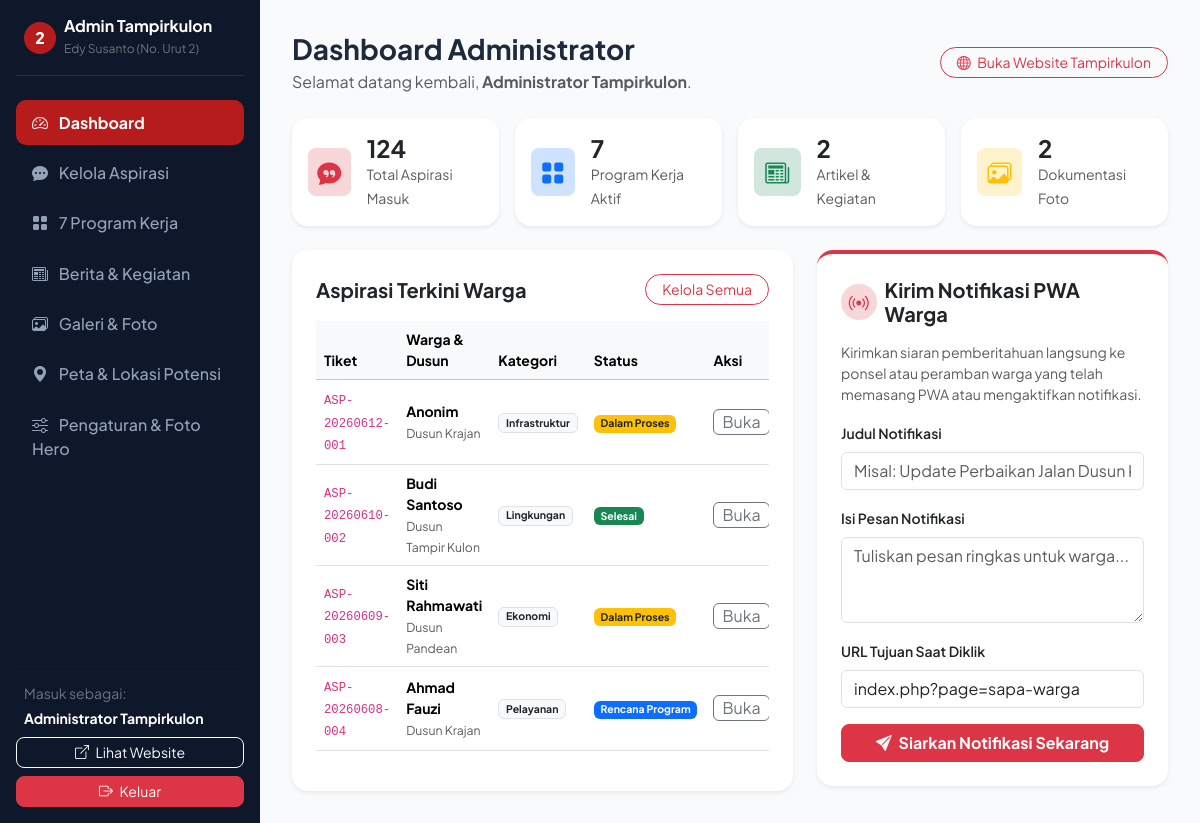
The page /admin/index.php (signed in) on the database its author committed.
### tables this page shows
CREATE TABLE IF NOT EXISTS `aspirasi` (
  `id` INT AUTO_INCREMENT PRIMARY KEY,
  `kode_tiket` VARCHAR(30) NOT NULL UNIQUE,
  `nama_warga` VARCHAR(120) NOT NULL,
  `dusun` VARCHAR(80) NOT NULL,
  `kategori` VARCHAR(60) NOT NULL,
  `isi_aspirasi` TEXT NOT NULL,
  `foto` VARCHAR(255) DEFAULT NULL,
  `is_anonim` TINYINT(1) DEFAULT 0,
  `status` ENUM('Dalam Proses', 'Selesai', 'Rencana Program', 'Menunggu Review') DEFAULT 'Dalam Proses',
  `tanggapan` TEXT DEFAULT NULL,
  `tanggal_tanggapan` DATETIME DEFAULT NULL,
  `ip_address` VARCHAR(45) DEFAULT NULL,
  `created_at` TIMESTAMP DEFAULT CURRENT_TIMESTAMP
);

### includes/functions.php (called while the page is built, shortened)
<?php
function e($string) {
    return htmlspecialchars((string)$string, ENT_QUOTES, 'UTF-8');
}
function get_aspirasi_stats($pdo) {
    try {
        $stmt = $pdo->query("SELECT
            COUNT(*) as total_db,
            SUM(CASE WHEN status = 'Dalam Proses' THEN 1 ELSE 0 END) as proses_db,
            SUM(CASE WHEN status = 'Selesai' THEN 1 ELSE 0 END) as selesai_db,
            SUM(CASE WHEN status = 'Rencana Program' THEN 1 ELSE 0 END) as rencana_db
        FROM aspirasi");
        $row = $stmt->fetch();
        $baseTotal = 124;
        $baseProses = 32;
        $baseSelesai = 87;
        $baseRencana = 5;
        $dbTotal = (int)($row['total_db'] ?? 0);
        $dbProses = (int)($row['proses_db'] ?? 0);
        $dbSelesai = (int)($row['selesai_db'] ?? 0);
        $dbRencana = (int)($row['rencana_db'] ?? 0);
        $newRecords = max(0, $dbTotal - 4);
        return [
            'total' => $baseTotal + $newRecords,
            'dalam_proses' => $baseProses + max(0, $dbProses - 2),
            'selesai' => $baseSelesai + max(0, $dbSelesai - 1),
            'rencana_program' => $baseRencana + max(0, $dbRencana - 1),
        ];
    } catch (Exception $e) {
        return [
            'total' => 124,
            'dalam_proses' => 32,
            'selesai' => 87,
            'rencana_program' => 5
        ];
    }
}

### admin/index.php (the view, shortened to what this page needs)
<?php
require_once __DIR__ . '/header_admin.php';
$stats = get_aspirasi_stats($pdo);
$cntProgram = $pdo->query("SELECT COUNT(*) FROM program")->fetchColumn();
$cntBerita = $pdo->query("SELECT COUNT(*) FROM berita")->fetchColumn();
$cntGaleri = $pdo->query("SELECT COUNT(*) FROM galeri")->fetchColumn();
$recentAspirasi = $pdo->query("SELECT * FROM aspirasi ORDER BY created_at DESC LIMIT 5")->fetchAll();
?>
<div class="d-flex justify-content-between align-items-center mb-4">
  <div>
    <h3 class="fw-bold mb-1">Dashboard Administrator</h3>
    <p class="text-muted mb-0">Selamat datang kembali, <strong><?= e($_SESSION['admin_nama'] ?? 'Admin') ?></strong>.</p>
  </div>
  <a href="../index.php" target="_blank" class="btn btn-outline-danger btn-sm rounded-pill px-3">
    <i class="bi bi-globe me-1"></i> Buka Website Tampirkulon
  </a>
</div>
<div class="row g-3 mb-4">
  <div class="col-sm-6 col-xl-3">
    <div class="card border-0 shadow-sm rounded-4 p-3 bg-white">
      <div class="d-flex align-items-center gap-3">
        <div class="rounded-3 bg-danger-subtle text-danger d-flex align-items-center justify-content-center" style="width: 48px; height: 48px;">
          <i class="bi bi-chat-quote-fill fs-4"></i>
        </div>
        <div>
          <h4 class="fw-bold mb-0"><?= $stats['total'] ?></h4>
          <small class="text-muted">Total Aspirasi Masuk</small>
        </div>
      </div>
    </div>
  </div>
  <div class="col-sm-6 col-xl-3">
    <div class="card border-0 shadow-sm rounded-4 p-3 bg-white">
      <div class="d-flex align-items-center gap-3">
        <div class="rounded-3 bg-primary-subtle text-primary d-flex align-items-center justify-content-center" style="width: 48px; height: 48px;">
          <i class="bi bi-grid-fill fs-4"></i>
        </div>
        <div>
          <h4 class="fw-bold mb-0"><?= $cntProgram ?></h4>
          <small class="text-muted">Program Kerja Aktif</small>
        </div>
      </div>
    </div>
  </div>
  <div class="col-sm-6 col-xl-3">
    <div class="card border-0 shadow-sm rounded-4 p-3 bg-white">
      <div class="d-flex align-items-center gap-3">
        <div class="rounded-3 bg-success-subtle text-success d-flex align-items-center justify-content-center" style="width: 48px; height: 48px;">
          <i class="bi bi-newspaper fs-4"></i>
        </div>
        <div>
          <h4 class="fw-bold mb-0"><?= $cntBerita ?></h4>
          <small class="text-muted">Artikel &amp; Kegiatan</small>
        </div>
      </div>
    </div>
  </div>
  <div class="col-sm-6 col-xl-3">
    <div class="card border-0 shadow-sm rounded-4 p-3 bg-white">
      <div class="d-flex align-items-center gap-3">
        <div class="rounded-3 bg-warning-subtle text-warning d-flex align-items-center justify-content-center" style="width: 48px; height: 48px;">
          <i class="bi bi-images fs-4"></i>
        </div>
        <div>
          <h4 class="fw-bold mb-0"><?= $cntGaleri ?></h4>
          <small class="text-muted">Dokumentasi Foto</small>
        </div>
      </div>
    </div>
  </div>
</div>
<div class="row g-4">
  <div class="col-lg-7">
    <div class="card border-0 shadow-sm rounded-4 p-4 bg-white h-100">
      <div class="d-flex justify-content-between align-items-center mb-3">
        <h5 class="fw-bold mb-0">Aspirasi Terkini Warga</h5>
        <a href="data_aspirasi.php" class="btn btn-sm btn-outline-danger rounded-pill px-3">Kelola Semua</a>
      </div>
      <div class="table-responsive">
        <table class="table table-hover align-middle small">
          <thead class="table-light">
            <tr>
              <th>Tiket</th>
              <th>Warga &amp; Dusun</th>
              <th>Kategori</th>
              <th>Status</th>
              <th>Aksi</th>
            </tr>
          </thead>
          <tbody>
            <?php foreach ($recentAspirasi as $row): ?>
            <tr>
              <td><code><?= e($row['kode_tiket']) ?></code></td>
              <td>
                <strong><?= $row['is_anonim'] ? 'Anonim' : e($row['nama_warga']) ?></strong><br>
                <small class="text-muted"><?= e($row['dusun']) ?></small>
              </td>
              <td><span class="badge bg-light text-dark border"><?= e($row['kategori']) ?></span></td>
              <td>
                <span class="badge <?= $row['status'] === 'Selesai' ? 'bg-success' : ($row['status'] === 'Dalam Proses' ? 'bg-warning text-dark' : 'bg-primary') ?>">
                  <?= e($row['status']) ?>
                </span>
              </td>
              <td>
                <a href="data_aspirasi.php?id=<?= $row['id'] ?>" class="btn btn-xs btn-outline-secondary py-0 px-2">Buka</a>
              </td>
            </tr>
            <?php endforeach; ?>
          </tbody>
        </table>
      </div>
    </div>
  </div>
  <div class="col-lg-5">
    <div class="card border-0 shadow-sm rounded-4 p-4 bg-white border-top border-4 border-danger">
      <div class="d-flex align-items-center gap-2 mb-3">
        <div class="rounded-circle bg-danger-subtle text-danger d-flex align-items-center justify-content-center" style="width: 36px; height: 36px;">
          <i class="bi bi-broadcast fs-5"></i>
        </div>
        <h5 class="fw-bold mb-0">Kirim Notifikasi PWA Warga</h5>
      </div>
      <p class="text-muted small mb-3">Kirimkan siaran pemberitahuan langsung ke ponsel atau peramban warga yang telah memasang PWA atau mengaktifkan notifikasi.</p>
      <form action="index.php" method="POST">
        <div class="mb-3">
          <label class="form-label small fw-semibold">Judul Notifikasi</label>
          <input type="text" class="form-control" name="judul_notif" placeholder="Misal: Update Perbaikan Jalan Dusun Krajan" required>
        </div>
        <div class="mb-3">
          <label class="form-label small fw-semibold">Isi Pesan Notifikasi</label>
          <textarea class="form-control" name="pesan_notif" rows="3" placeholder="Tuliskan pesan ringkas untuk warga..." required></textarea>
        </div>
        <div class="mb-3">
          <label class="form-label small fw-semibold">URL Tujuan Saat Diklik</label>
          <input type="text" class="form-control" name="url_notif" value="index.php?page=sapa-warga">
        </div>
        <button type="submit" class="btn btn-danger w-100 rounded-3 fw-bold">
          <i class="bi bi-send-fill me-1"></i> Siarkan Notifikasi Sekarang
        </button>
      </form>
    </div>
  </div>
</div>
<?php require_once __DIR__ . '/footer_admin.php'; ?>

### admin/header_admin.php (style rules this page uses)
body { font-family: 'Plus Jakarta Sans', sans-serif; background-color: #f8fafc; color: #1e293b; }

### rows shown on the page
aspirasi: kode_tiket "ASP-20260612-001", is_anonim "Anonim", dusun "Dusun Krajan", kategori "Infrastruktur", status "Dalam Proses"
aspirasi: kode_tiket "ASP-20260610-002", nama_warga "Budi Santoso", dusun "Dusun Tampir Kulon", kategori "Lingkungan", status "Selesai"
aspirasi: kode_tiket "ASP-20260609-003", nama_warga "Siti Rahmawati", dusun "Dusun Pandean", kategori "Ekonomi", status "Dalam Proses"
aspirasi: kode_tiket "ASP-20260608-004", nama_warga "Ahmad Fauzi", dusun "Dusun Krajan", kategori "Pelayanan", status "Rencana Program"

### other values the page prints
$_SESSION['admin_nama'] "Administrator Tampirkulon"
$stats['total'] "124"
$cntProgram "7"
$cntBerita "2"
$cntGaleri "2"
